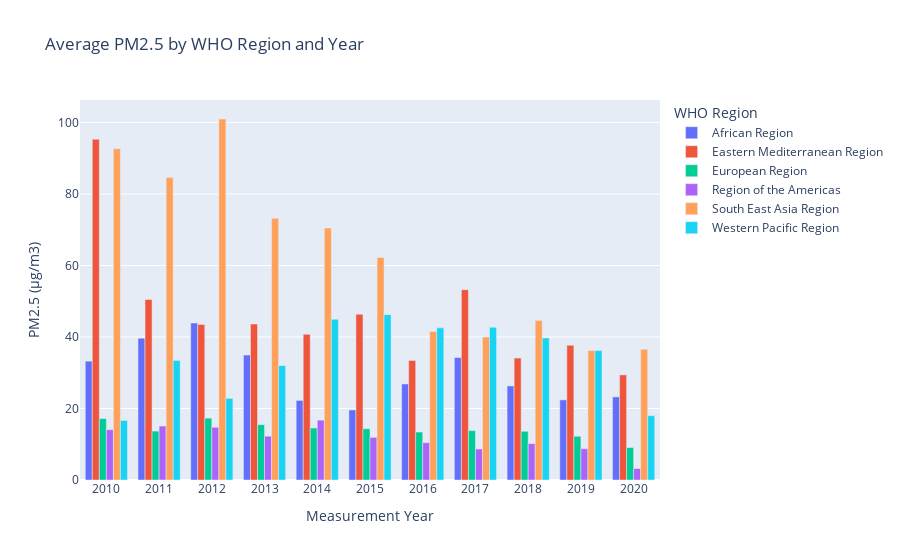

Notebook source saved alongside this figure:
### Code cell
# Load the dataset


# Preprocess the data
df = df_polution[['WHO Region', 'Measurement Year', 'PM2.5 (μg/m3)']]
df.loc[:, 'PM2.5 (μg/m3)'] = df['PM2.5 (μg/m3)'].str.replace(',', '.', regex=False).astype(float)  # Convert PM10 values to float

# Filter data to include years 2010 and onwards
df = df[(df['Measurement Year'] >= '2010') & (df['Measurement Year'] <= '2020')].copy()

# Group data by WHO Region and Measurement Year, and calculate average PM10
df_avg = df.groupby(['WHO Region', 'Measurement Year'])['PM2.5 (μg/m3)'].mean().reset_index()

#
fig = px.bar(df_avg, x='Measurement Year', y='PM2.5 (μg/m3)', color='WHO Region',
             title='Average PM2.5 by WHO Region and Year', barmode='group')

fig.show()

### Figure 1 — Plotly figure (JSON) as saved in the notebook; plotly's stock layout.template omitted (floating-point values rounded to 4 significant figures)
{"data": [{"alignmentgroup": "True", "hovertemplate": "WHO Region=African Region<br>Measurement Year=%{x}<br>PM2.5 (μg/m3)=%{y}<extra></extra>", "legendgroup": "African Region", "marker": {"color": "#636efa", "pattern": {"shape": ""}}, "name": "African Region", "offsetgroup": "African Region", "orientation": "v", "showlegend": true, "textposition": "auto", "type": "bar", "x": ["2010", "2011", "2012", "2013", "2014", "2015", "2016", "2017", "2018", "2019", "2020"], "xaxis": "x", "y": [33.24, 39.66, 43.9, 34.96, 22.26, 19.59, 26.87, 34.25, 26.31, 22.41, 23.26], "yaxis": "y"}, {"alignmentgroup": "True", "hovertemplate": "WHO Region=Eastern Mediterranean Region<br>Measurement Year=%{x}<br>PM2.5 (μg/m3)=%{y}<extra></extra>", "legendgroup": "Eastern Mediterranean Region", "marker": {"color": "#EF553B", "pattern": {"shape": ""}}, "name": "Eastern Mediterranean Region", "offsetgroup": "Eastern Mediterranean Region", "orientation": "v", "showlegend": true, "textposition": "auto", "type": "bar", "x": ["2010", "2011", "2012", "2013", "2014", "2015", "2016", "2017", "2018", "2019", "2020"], "xaxis": "x", "y": [95.33, 50.49, 43.5, 43.64, 40.75, 46.38, 33.44, 53.25, 34.12, 37.7, 29.39], "yaxis": "y"}, {"alignmentgroup": "True", "hovertemplate": "WHO Region=European Region<br>Measurement Year=%{x}<br>PM2.5 (μg/m3)=%{y}<extra></extra>", "legendgroup": "European Region", "marker": {"color": "#00cc96", "pattern": {"shape": ""}}, "name": "European Region", "offsetgroup": "European Region", "orientation": "v", "showlegend": true, "textposition": "auto", "type": "bar", "x": ["2010", "2011", "2012", "2013", "2014", "2015", "2016", "2017", "2018", "2019", "2020"], "xaxis": "x", "y": [17.17, 13.68, 17.31, 15.47, 14.54, 14.33, 13.41, 13.81, 13.62, 12.24, 9.085], "yaxis": "y"}, {"alignmentgroup": "True", "hovertemplate": "WHO Region=Region of the Americas<br>Measurement Year=%{x}<br>PM2.5 (μg/m3)=%{y}<extra></extra>", "legendgroup": "Region of the Americas", "marker": {"color": "#ab63fa", "pattern": {"shape": ""}}, "name": "Region of the Americas", "offsetgroup": "Region of the Americas", "orientation": "v", "showlegend": true, "textposition": "auto", "type": "bar", "x": ["2010", "2011", "2012", "2013", "2014", "2015", "2016", "2017", "2018", "2019", "2020"], "xaxis": "x", "y": [14.07, 15.09, 14.75, 12.26, 16.75, 11.93, 10.43, 8.667, 10.17, 8.748, 3.2], "yaxis": "y"}, {"alignmentgroup": "True", "hovertemplate": "WHO Region=South East Asia Region<br>Measurement Year=%{x}<br>PM2.5 (μg/m3)=%{y}<extra></extra>", "legendgroup": "South East Asia Region", "marker": {"color": "#FFA15A", "pattern": {"shape": ""}}, "name": "South East Asia Region", "offsetgroup": "South East Asia Region", "orientation": "v", "showlegend": true, "textposition": "auto", "type": "bar", "x": ["2010", "2011", "2012", "2013", "2014", "2015", "2016", "2017", "2018", "2019", "2020"], "xaxis": "x", "y": [92.65, 84.58, 101.0, 73.23, 70.48, 62.26, 41.57, 39.97, 44.59, 36.21, 36.59], "yaxis": "y"}, {"alignmentgroup": "True", "hovertemplate": "WHO Region=Western Pacific Region<br>Measurement Year=%{x}<br>PM2.5 (μg/m3)=%{y}<extra></extra>", "legendgroup": "Western Pacific Region", "marker": {"color": "#19d3f3", "pattern": {"shape": ""}}, "name": "Western Pacific Region", "offsetgroup": "Western Pacific Region", "orientation": "v", "showlegend": true, "textposition": "auto", "type": "bar", "x": ["2010", "2011", "2012", "2013", "2014", "2015", "2016", "2017", "2018", "2019", "2020"], "xaxis": "x", "y": [16.65, 33.45, 22.85, 32.0, 44.95, 46.25, 42.56, 42.7, 39.75, 36.19, 18], "yaxis": "y"}], "layout": {"barmode": "group", "legend": {"title": {"text": "WHO Region"}, "tracegroupgap": 0}, "title": {"text": "Average PM2.5 by WHO Region and Year"}, "xaxis": {"anchor": "y", "domain": [0, 1], "title": {"text": "Measurement Year"}}, "yaxis": {"anchor": "x", "domain": [0, 1], "title": {"text": "PM2.5 (μg/m3)"}}}}
